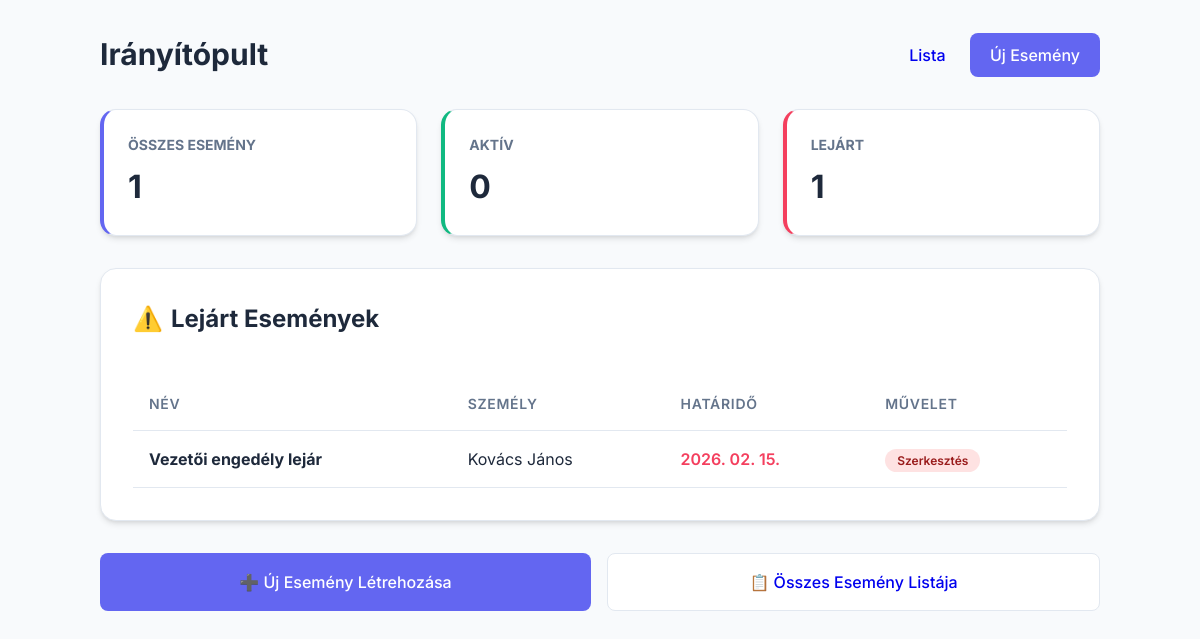
/, run on an earlier commit of the app's database.
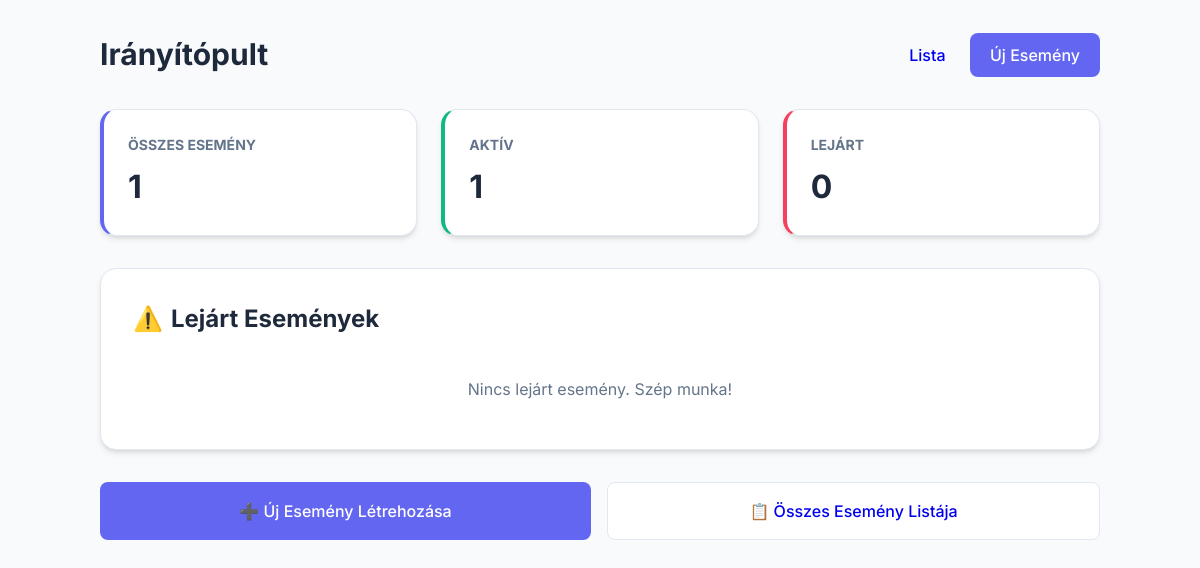
And on a later commit of the database.
### todoapp/models.py (models this page shows, shortened)
class Event(models.Model):
    name = models.CharField(max_length=200, verbose_name="Esemény/Okmány neve")
    person = models.ForeignKey(Person, on_delete=models.CASCADE, related_name='events', verbose_name="Érintett személy")
    subcategory = models.ForeignKey(SubCategory, on_delete=models.PROTECT, related_name='events', verbose_name="Kategória")
    deadline = models.DateField(verbose_name="Érvényesség vége (határidő)")
    created_at = models.DateTimeField(auto_now_add=True)
    class Meta:
        verbose_name = "Esemény"
        verbose_name_plural = "Események"
        ordering = ['deadline']

class Person(models.Model):
    full_name = models.CharField(max_length=200, verbose_name="Név")
    email = models.EmailField(blank=True, null=True, verbose_name="E-mail")
    phone = models.CharField(max_length=20, blank=True, null=True, verbose_name="Telefonszám")
    class Meta:
        verbose_name = "Személy"
        verbose_name_plural = "Személyek"

### todoapp/views.py (the view)
# urls.py: path('', views.DashboardView.as_view(), name='dashboard'),
class DashboardView(TemplateView):
    template_name = 'todoapp/dashboard.html'
    def get_context_data(self, **kwargs):
        context = super().get_context_data(**kwargs)
        today = timezone.now().date()
        context['overdue_events'] = Event.objects.filter(deadline__lt=today).order_by('deadline')
        context['total_events'] = Event.objects.count()
        context['active_events'] = Event.objects.filter(deadline__gte=today).count()
        return context

### todoapp/templates/todoapp/dashboard.html (shortened to what this page needs)
{% extends 'todoapp/base.html' %}
{% block header_title %}Irányítópult{% endblock %}
{% block content %}
<div
    style="display: grid; grid-template-columns: repeat(auto-fit, minmax(280px, 1fr)); gap: 1.5rem; margin-bottom: 2rem;">
    <div class="card" style="padding: 1.5rem; border-left: 4px solid var(--primary);">
        <h3 style="color: var(--text-muted); font-size: 0.875rem; text-transform: uppercase;">Összes esemény</h3>
        <p style="font-size: 2rem; font-weight: 700; margin-top: 0.5rem;">{{ total_events }}</p>
    </div>
    <div class="card" style="padding: 1.5rem; border-left: 4px solid #10b981;">
        <h3 style="color: var(--text-muted); font-size: 0.875rem; text-transform: uppercase;">Aktív</h3>
        <p style="font-size: 2rem; font-weight: 700; margin-top: 0.5rem;">{{ active_events }}</p>
    </div>
    <div class="card" style="padding: 1.5rem; border-left: 4px solid var(--accent);">
        <h3 style="color: var(--text-muted); font-size: 0.875rem; text-transform: uppercase;">Lejárt</h3>
        <p style="font-size: 2rem; font-weight: 700; margin-top: 0.5rem;">{{ overdue_events.count }}</p>
    </div>
</div>
<div class="card" style="margin-bottom: 2rem;">
    <h2 style="margin-bottom: 1.5rem; display: flex; align-items: center; gap: 0.5rem;">
        <span style="color: var(--accent);">⚠️</span> Lejárt Események
    </h2>
    {% if overdue_events %}
    <div style="overflow-x: auto;">
        <table>
            <thead>
                <tr>
                    <th>Név</th>
                    <th>Személy</th>
                    <th>Határidő</th>
                    <th>Művelet</th>
                </tr>
            </thead>
            <tbody>
                {% for event in overdue_events %}
                <tr>
                    <td><strong>{{ event.name }}</strong></td>
                    <td>{{ event.person.full_name }}</td>
                    <td style="color: var(--accent); font-weight: 600;">{{ event.deadline|date:"Y. m. d." }}</td>
                    <td>
                        <a href="/admin/todoapp/event/{{ event.id }}/change/" class="status status-expired"
                            style="text-decoration: none;">Szerkesztés</a>
                    </td>
                </tr>
                {% endfor %}
            </tbody>
        </table>
    </div>
    {% else %}
    <p style="text-align: center; color: var(--text-muted); padding: 1rem;">Nincs lejárt esemény. Szép munka!</p>
    {% endif %}
</div>
<div style="display: flex; gap: 1rem; flex-wrap: wrap;">
    <a href="{% url 'event_create' %}" class="btn btn-primary"
        style="flex: 1; justify-content: center; min-width: 200px; padding: 1rem;">
        ➕ Új Esemény Létrehozása
    </a>
    <a href="{% url 'event_list' %}" class="btn"
        style="flex: 1; justify-content: center; min-width: 200px; border: 1px solid var(--border); background: #fff; padding: 1rem;">
        📋 Összes Esemény Listája
    </a>
</div>
{% endblock %}

What changed in the data, as far as the page shows it:
no longer on this page (row edited): Event: name "Vezetői engedély lejár", person.full_name "Kovács János", deadline "2026. 02. 15."
Also different on the page:
{{ active_events }}: "0" → "1"
{{ overdue_events.count }}: "1" → "0"
text no longer shown: "NÉV SZEMÉLY HATÁRIDŐ MŰVELET"
text now shown: "Nincs lejárt esemény. Szép munka!"
